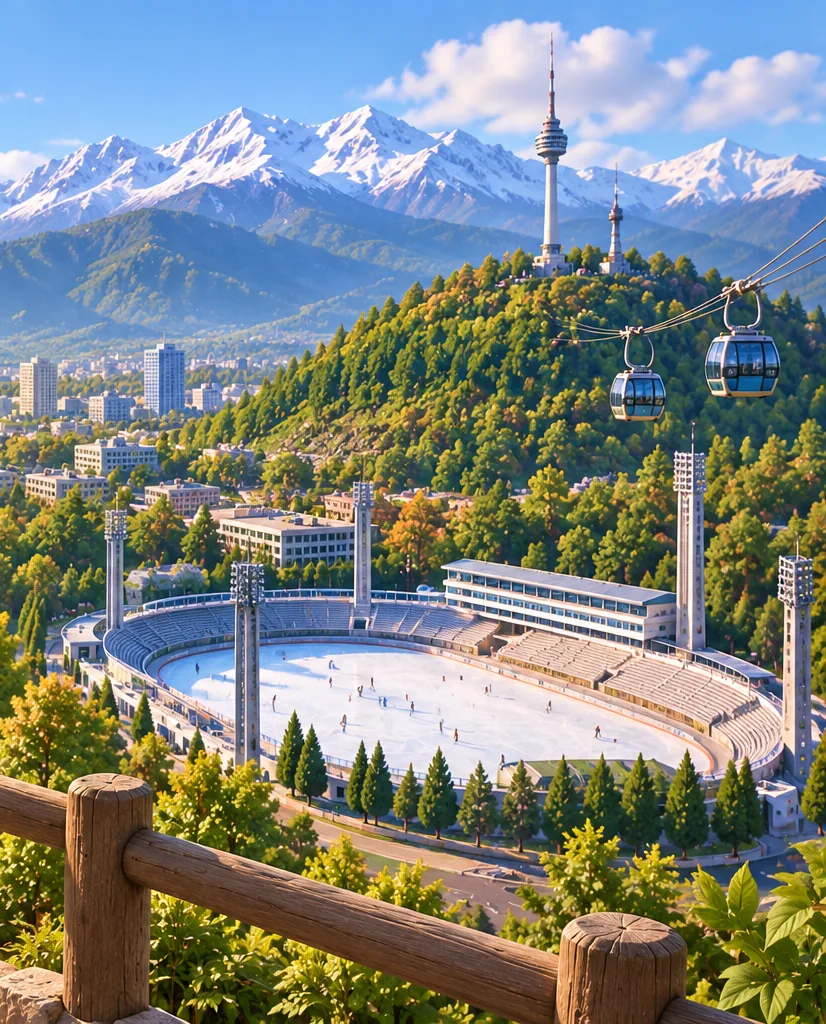
#> input picture src/assets/bg.almaty.webp, 826 x 1024 px
$ python -i key_background.py   (imports and definitions only)
#> lines starting #> are read from the running program, lines starting #| are printed output that depends on the picture; after the words box and inside, x2 and y2 are one past the last pixel; in counts of white or black regions, pixels touching at a corner belong together
"""Remove a flat black (or white) background: only near-bg pixels connected to the image
border become transparent, so dark areas inside the object are kept. Soft 1px edge."""
import sys, numpy as np
from PIL import Image, ImageFilter
from scipy.ndimage import label, binary_dilation
def key(src, out, bg=(0, 0, 0), tol=38):
#> called with src = '../src/assets/bg.almaty.webp', out = 'out.png', bg = (0, 0, 0), tol = 38
    im = Image.open(src).convert('RGB'); a = np.asarray(im).astype(int)
#> in key, im is the input picture: PIL image 826x1024 RGB; mean R, G, B 125.7, 133.6, 130.6
    d = np.sqrt(((a - np.array(bg)) ** 2).sum(-1))
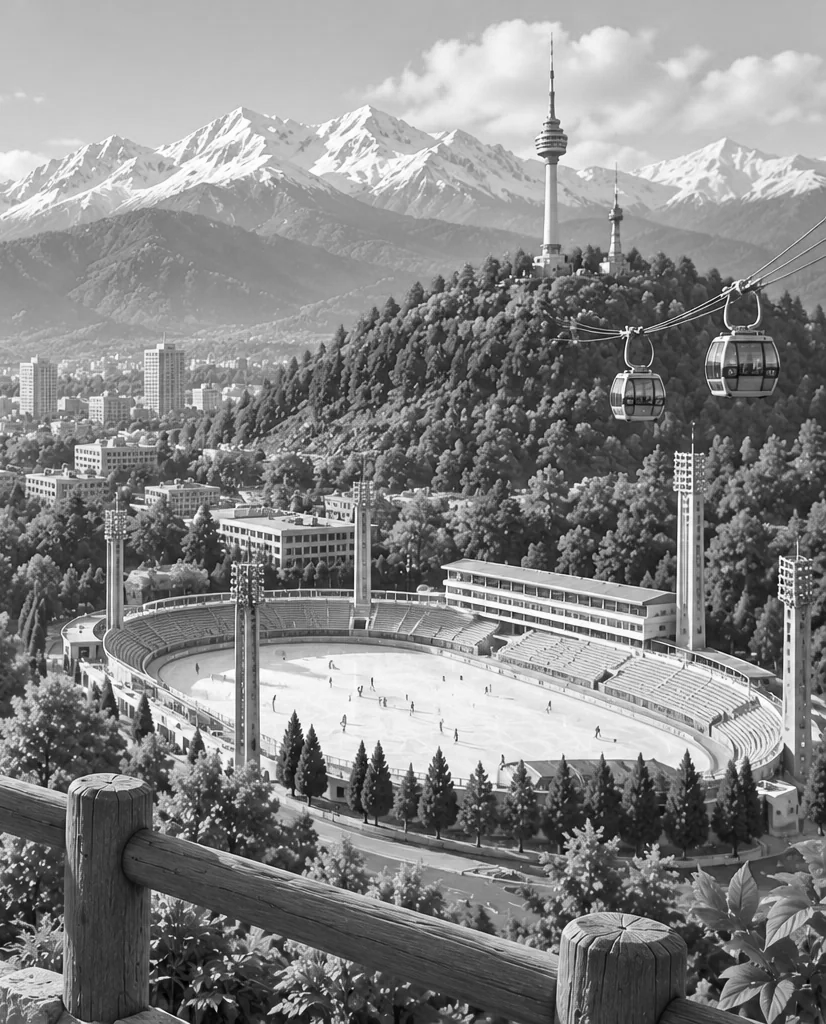
#> d: shape (1024, 826) float64; min 0, max 441.7, mean 232.3; drawn with min black and max white
    near = d < tol
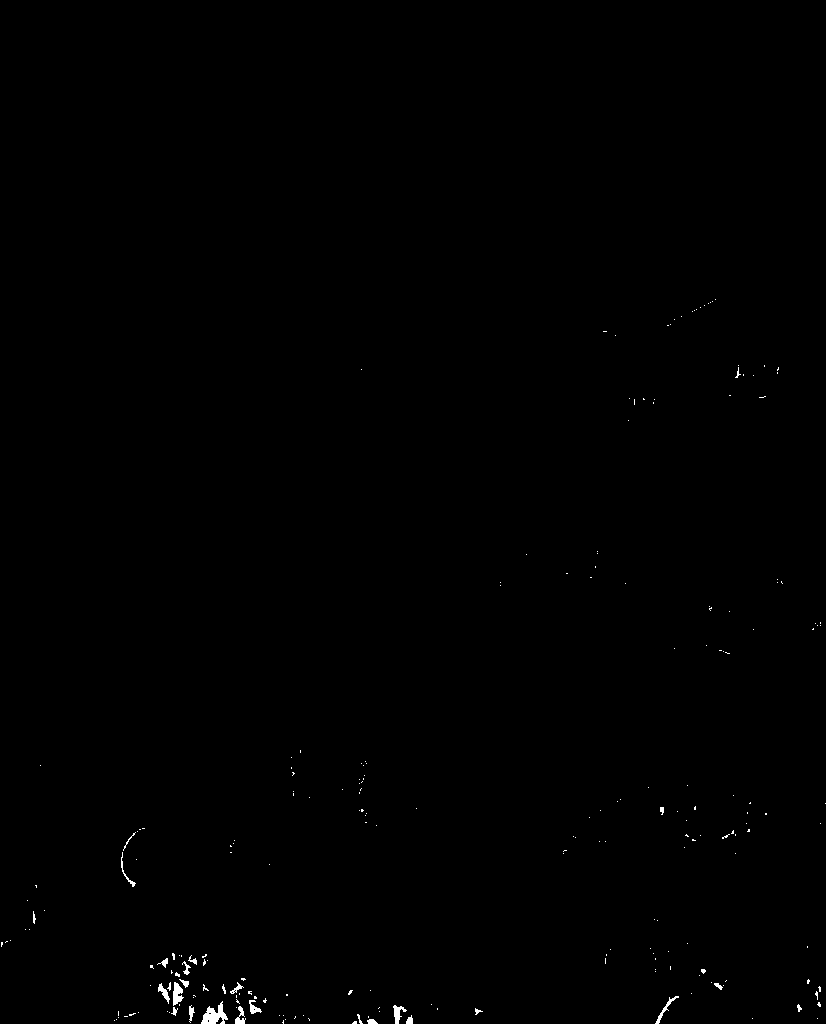
#> near: shape (1024, 826) bool; 0.27% white; 231 white regions (205 under 20 px), largest, box (x1, y1, x2, y2) and area: (201, 1001, 228, 1024) 318, (173, 982, 184, 1006) 164, (393, 1005, 407, 1024) 122
    lab, _ = label(near)
#> lab: shape (1024, 826) int32; 268 distinct labels, from 0 to 267
    border = set(np.unique(np.concatenate([lab[0], lab[-1], lab[:, 0], lab[:, -1]]))) - {0}
#> border = 10 items
    bgmask = np.isin(lab, list(border))
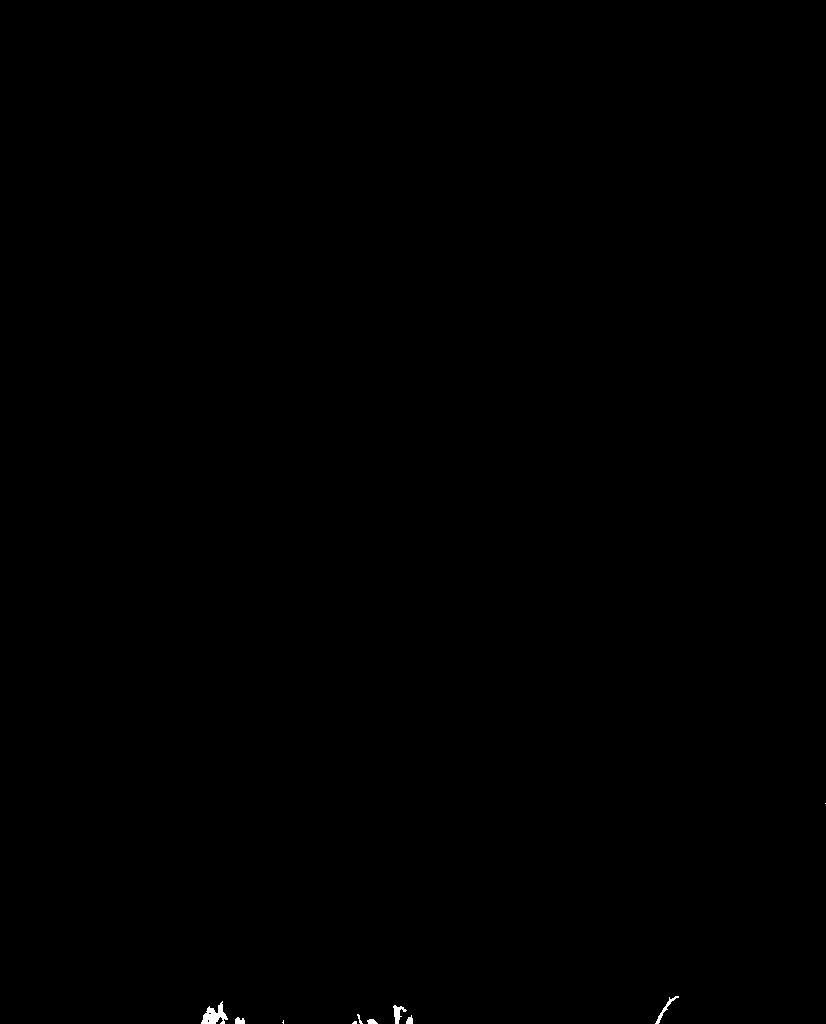
#> bgmask: shape (1024, 826) bool; 0.09% white; 10 white regions (3 under 20 px), largest, box (x1, y1, x2, y2) and area: (201, 1001, 228, 1024) 318, (393, 1005, 407, 1024) 122, (655, 996, 679, 1024) 110
    alpha = np.where(bgmask, 0, 255).astype(np.uint8)
    # soft edge: pixels on the boundary get alpha by distance to bg colour
    edge = binary_dilation(bgmask) & ~bgmask
#> edge: shape (1024, 826) bool; 0.04% white in thin lines or dots, all inside (x1, y1, x2, y2) = (200, 802, 826, 1024)
    alpha[edge] = np.clip((d[edge] - tol * 0.5) / tol * 255, 0, 255).astype(np.uint8)
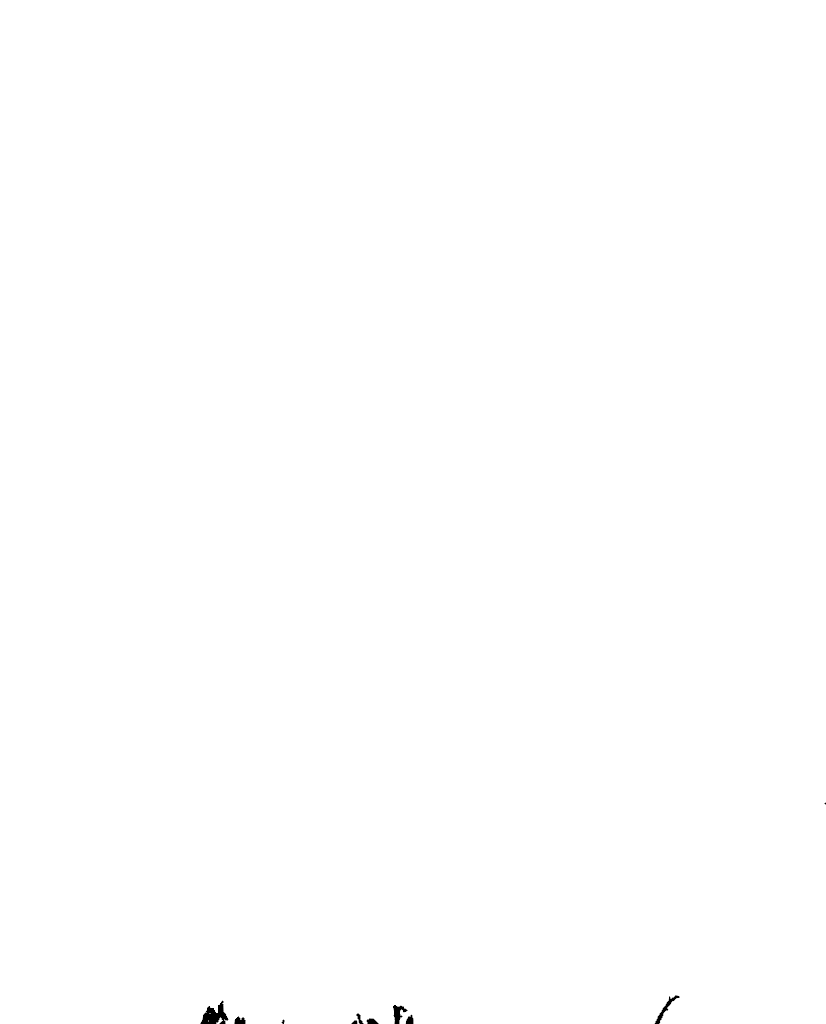
#> alpha: shape (1024, 826); min 0, max 255, mean 254.8
    rgba = np.dstack([np.asarray(im), alpha])
    Image.fromarray(rgba).filter(ImageFilter.SMOOTH_MORE) if False else Image.fromarray(rgba).save(out)
# [4 lines not run here, left out]

>>> result = key('../src/assets/bg.almaty.webp', 'out.png')

$ run again, on src/assets/bg.burabay.webp
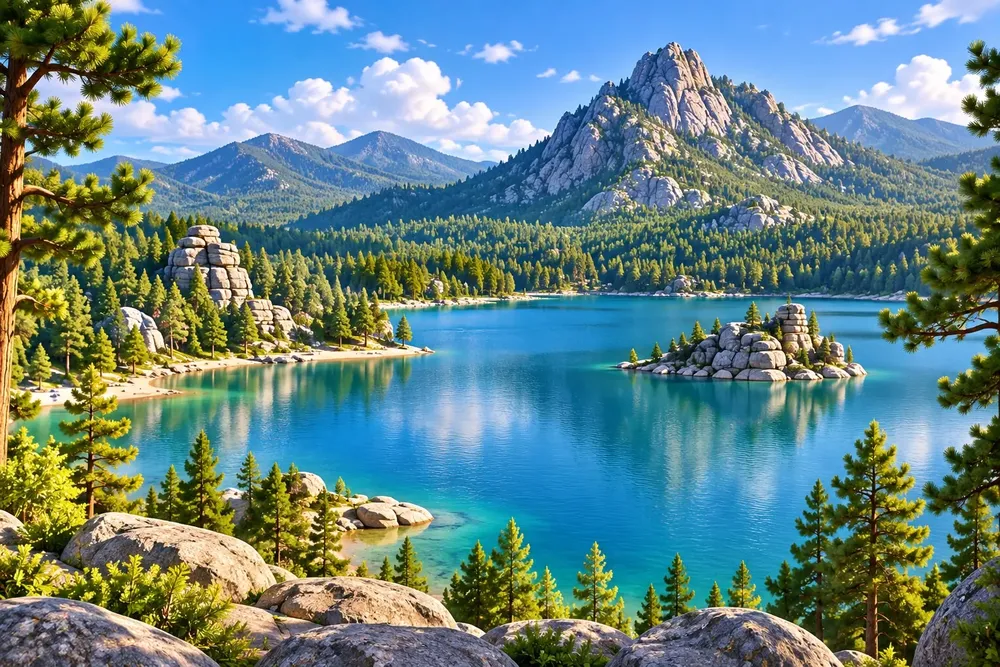
#> input picture src/assets/bg.burabay.webp, 1000 x 667 px, shrunk from 1536 x 1024 before the run
#> in key, im is the input picture: PIL image 1000x667 RGB; mean R, G, B 100.7, 132.8, 133.2
#> near: shape (667, 1000) bool; 1.1% white; 1034 white regions (950 under 20 px), largest, box (x1, y1, x2, y2) and area: (510, 645, 541, 667) 298, (33, 534, 72, 557) 272, (0, 8, 26, 28) 254
#> in key, `lab, _ = label(near)`:
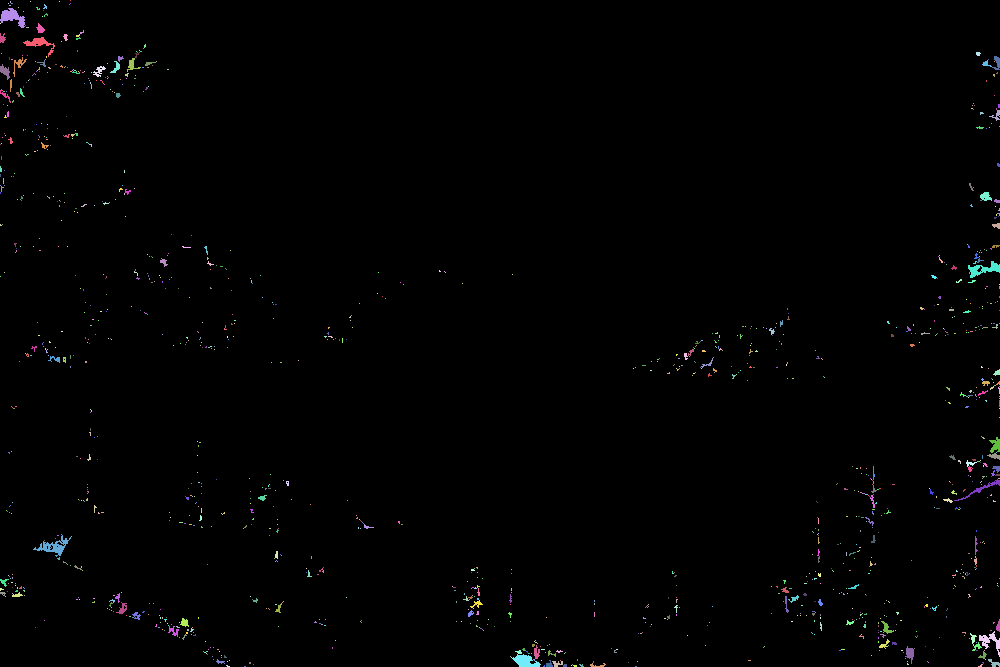
#> lab: shape (667, 1000) int32; 1364 distinct labels, from 0 to 1363; one colour per label, 0 black
#> border = 64 items
#> bgmask: shape (667, 1000) bool; 0.29% white; 59 white regions (38 under 20 px), largest, box (x1, y1, x2, y2) and area: (0, 8, 25, 28) 253, (968, 261, 1000, 278) 237, (512, 654, 541, 667) 223
#> edge: shape (667, 1000) bool; 0.16% white in thin lines or dots
#> in key, `alpha[edge] = np.clip((d[edge] - tol * 0.5) / tol * 255, 0, 255).astyp..`:
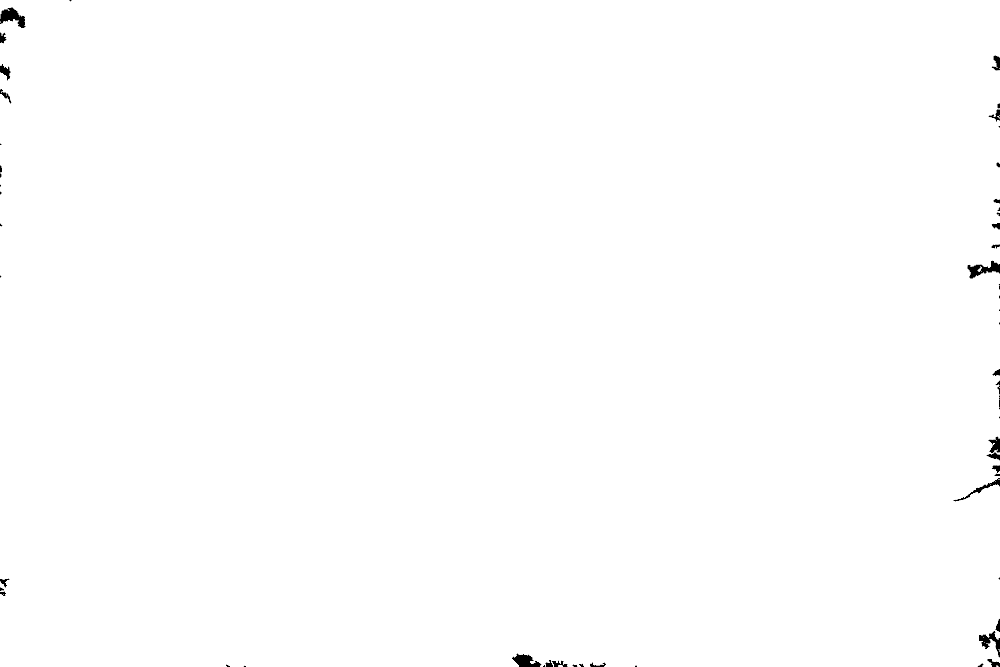
#> alpha: shape (667, 1000); min 0, max 255, mean 254.2
